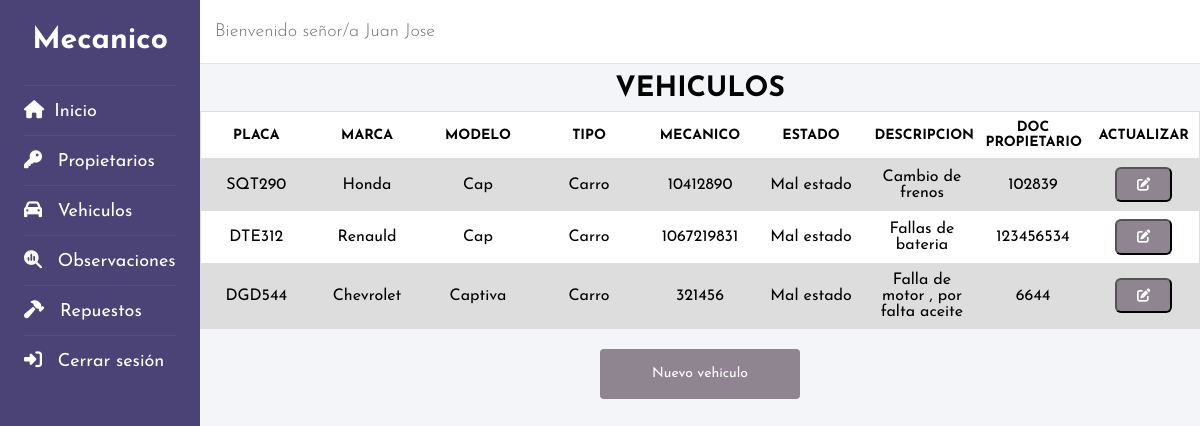
The app's page /codigo/neg_dat_consultar_vehiculos_mecanico.php (signed in) with its own data.
### tables this page shows
create table vehiculos (
    id_vehiculo int (20) primary key not null auto_increment,
    placa varchar (6) not null,
    marca text (25) not null,
    modelo varchar (10) not null,
    tipo_de_vehiculo text (10) not null,
    mecanico int(12) not null,
    estado  text (15) not null,
    descripcion varchar (500) not null,
    doc_propietario int (10) not null
);

### codigo/neg_dat_consultar_vehiculos_mecanico.php (the view, shortened to what this page needs)
<!DOCTYPE html>
<html lang="es">
<head>
    <link rel="stylesheet" href="css/Style_consultas.css">
</head>
<body>
<?php include('header_mecanico.php');?>
    <main class="container-table">
    <?php class Vehiculos
    {
        public function consultar ()
        {
        include ("conexion.php");
        echo "<table class='table'>";
        $sql = "SELECT * FROM vehiculos";
	    if(!$result = $db->query($sql)):
		    die('Hay un error primera consulta!!! ['.$db->error.']');
        endif;
        echo "<caption>Vehiculos</caption>";
        echo "<tbody>";
            echo "<tr class='table-header'>";
                echo "<th>Placa</th>";
                echo "<th>Marca</th>";
                echo "<th>Modelo</th>";
                echo "<th>Tipo</th>";
                echo "<th>Mecanico</th>";
                echo "<th>Estado</th>";
                echo "<th>Descripcion</th>";
                echo "<th>Doc propietario</th>";
                echo "<th>Actualizar</th>";
            echo "</tr>";
        while ($row=$result->fetch_assoc()):
            $placa=stripslashes($row["placa"]);
            $marca=stripslashes($row["marca"]);
            $modelo=stripslashes($row["modelo"]);
            $tipo_de_vehiculo=stripslashes($row["tipo_de_vehiculo"]);
            $mecanico=stripslashes($row["mecanico"]);
            $estado=stripslashes($row["estado"]);
            $descripcion=stripslashes($row["descripcion"]);
            $doc_propietario=stripslashes($row["doc_propietario"]);
            echo "<tr>";
                echo "<td data-label='Placa'>$placa</td>";
                echo "<td data-label='Marca'>$marca</td>";
                echo "<td data-label='Modelo'>$modelo</td>";
                echo "<td data-label='Tipo'>$tipo_de_vehiculo</td>";
                echo "<td data-label='Mecanico'>$mecanico</td>";
                echo "<td data-label='Estado'>$estado</td>";
                echo "<td data-label='Descripcion'>$descripcion</td>";
                echo "<td data-label='Doc propietario'>$doc_propietario</td>";
                echo "<td data-label='Actualizar'>";
                    echo "<form method='POST' action='pres_neg_dat_actualizar_vehiculos_mecanico.php'>";
                    echo "<button  class='btn_table fa-solid fa-pen-to-square' type='submit' Value='Actualizar'></button>";
                    echo "</form>";
            echo "</tr>";
        endwhile;
            echo" </tbody>";
        echo "</table>";
        }
    }
    $nuevo = new Vehiculos();
    $nuevo -> consultar();
    ?>
        <a class="btn_bottom" href="pres_registro_vehiculos_mecanico.php">Nuevo vehiculo</a>
    </main>
</body>
</html>

### codigo/css/Style_consultas.css (style rules this page uses)
.container-table { width: 100%; margin: auto; }
.table { width: 100%; border: 0px; background-color: white; border-collapse: collapse; table-layout: fixed; }
.table caption { font-size: 2.2rem; text-transform: uppercase; font-weight: bold; margin: 8px 0; }
.table tr { display: block; background-color: #f8f8f8; margin-bottom: 8px; border-bottom: 4px solid #ddd; }
.table th, .table td { font-size: 1.2rem; padding: 8px; text-align: center; }
.table .table-header { display: none; }
.table .table-header th { text-transform: uppercase; background-color: white; color: black; }
.table td { display: block; border-bottom: 1px solid #ddd; text-align: right; }
.table td:last-child { border-bottom: 0px; }
.table td::before { content: attr(data-label); font-weight: bold; float: left; }
.btn_table { background-color: #8e8590; padding: 9px 20px; color: #fff; border-radius: 6px; text-decoration: 0; cursor: pointer; }
.btn_bottom { display: flex; justify-content: center; font-size: 1.4rem; margin-top: 20px; padding: 10px 0; background-color: #8e8590; color: white; }

### codigo/css/Style_header.css (style rules this page uses)
* { margin: 0; padding: 0; text-decoration: none; font-family: 'Josefin Sans', sans-serif; box-sizing: border-box; }
html { font-size: 62.5%; }
body { background-color: #f3f5f9; }

### codigo/css/Style_desktop.css (style rules this page uses)
main { margin-left: 200px; }
.container-table { display: flex; flex-direction: column; align-items: center; width: calc(100% - 200px); margin-left: 200px; }
.table { border: 1px solid #cccc; }
.table caption { font-size: 2.8rem; }
.table .table-header { display: table-row; }
.table .table-header th { font-size: 1.1rem; }
.table tr { display: table-row; border: 1px solid #ddd; background: white; }
.table tr:nth-child(even) { background-color: #ddd; }
.table th, .table td { font-size: 1.6rem; text-align: center; }
.table td { display: table-cell; }
.table td::before { content: none; font-weight: normal; float: none; }
.btn_bottom { align-items: center; width: 200px; height: 50px; border-radius: 4px; }
@media screen and (min-width:1200px) { .table .table-header th { font-size: 1.4rem; } }

### records on screen
vehiculos: placa "SQT290", marca "Honda", modelo "Cap", tipo_de_vehiculo "Carro", mecanico "10412890", estado "Mal estado", descripcion "Cambio de frenos", doc_propietario "102839"
vehiculos: placa "DTE312", marca "Renauld", modelo "Cap", tipo_de_vehiculo "Carro", mecanico "1067219831", estado "Mal estado", descripcion "Fallas de bateria", doc_propietario "123456534"
vehiculos: placa "DGD544", marca "Chevrolet", modelo "Captiva", tipo_de_vehiculo "Carro", mecanico "321456", estado "Mal estado", descripcion "Falla de motor , por falta aceite", doc_propietario "6644"

### other values on screen
$_SESSION['nombre_usuario'] "Juan Jose"
